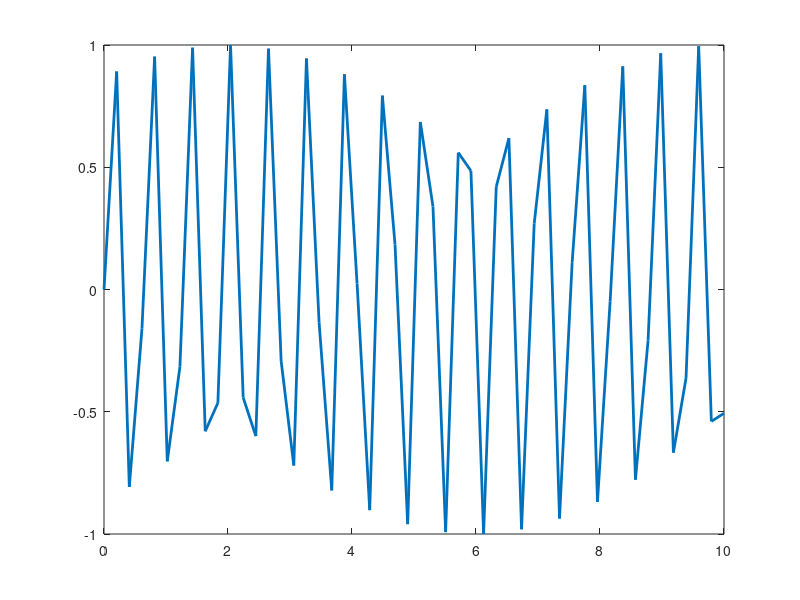

Here is the MATLAB script that generated this plot:
clc; clear all; close all;
a = 1;
b = 2;
sum = a + b
a^2;
s = sqrt(a)

%matrix
A = [1 2]
B = [3 4; 5 6]
C = [1 2 3; 4 5 6]


% linspace (equispaced)
aa = 0;
bb = 1;
num = 5;
grid1 = linspace(aa,bb,num)

% defined spacing
cc = 0;
dd = 1;
spacing = 0.2;
grid2 = cc:spacing:dd

% matrices
D = [1 2 3; 3 4 5];
E = [44 55 66; 11 22 33];
F = [1 2;3 4;5 6];
sum1 = D + E
product1 = D.*E  % element wise multiplication
product2 = E*F   % usual multiplication
division1 = D./E % element wise division

% matrices with all elements 1
I1 = ones(3)
I2 = ones(1,3)
I3 = ones(2,5)

% matrices with all elements 0
Z1 = zeros(3)
Z2 = zeros(2,3)

% identity matrix
E1 = eye(3)

disp(A)

% diagonal matrix
diag(A)
diag(A,1)  % super diagonal
diag(A,-1) % sub diagonal

% vector % plot
x = linspace(0,10,50);   % grid
y = sin(10*x);           % function
plot(x,y,'linewidth',2); % plot

% determinant
S = [1 2 6; 3 4 5; 6 8 9];
det(S)
% accessing any element of a matrix

S(2,3)